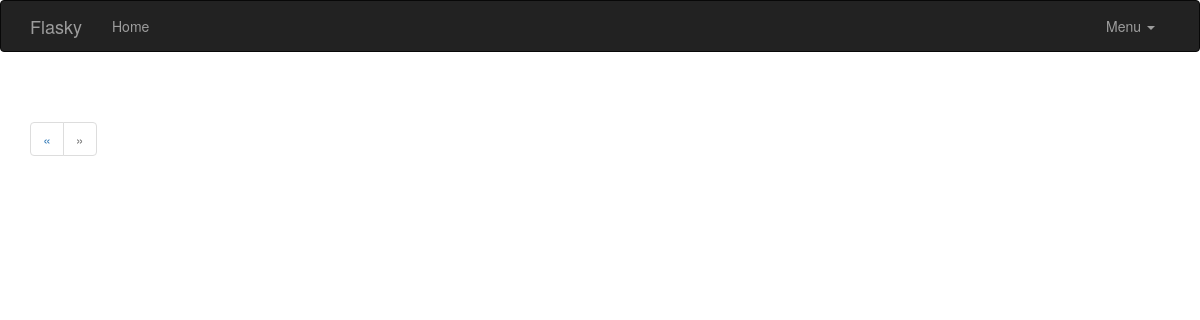
/?page=9, run on an earlier commit of the app's database.
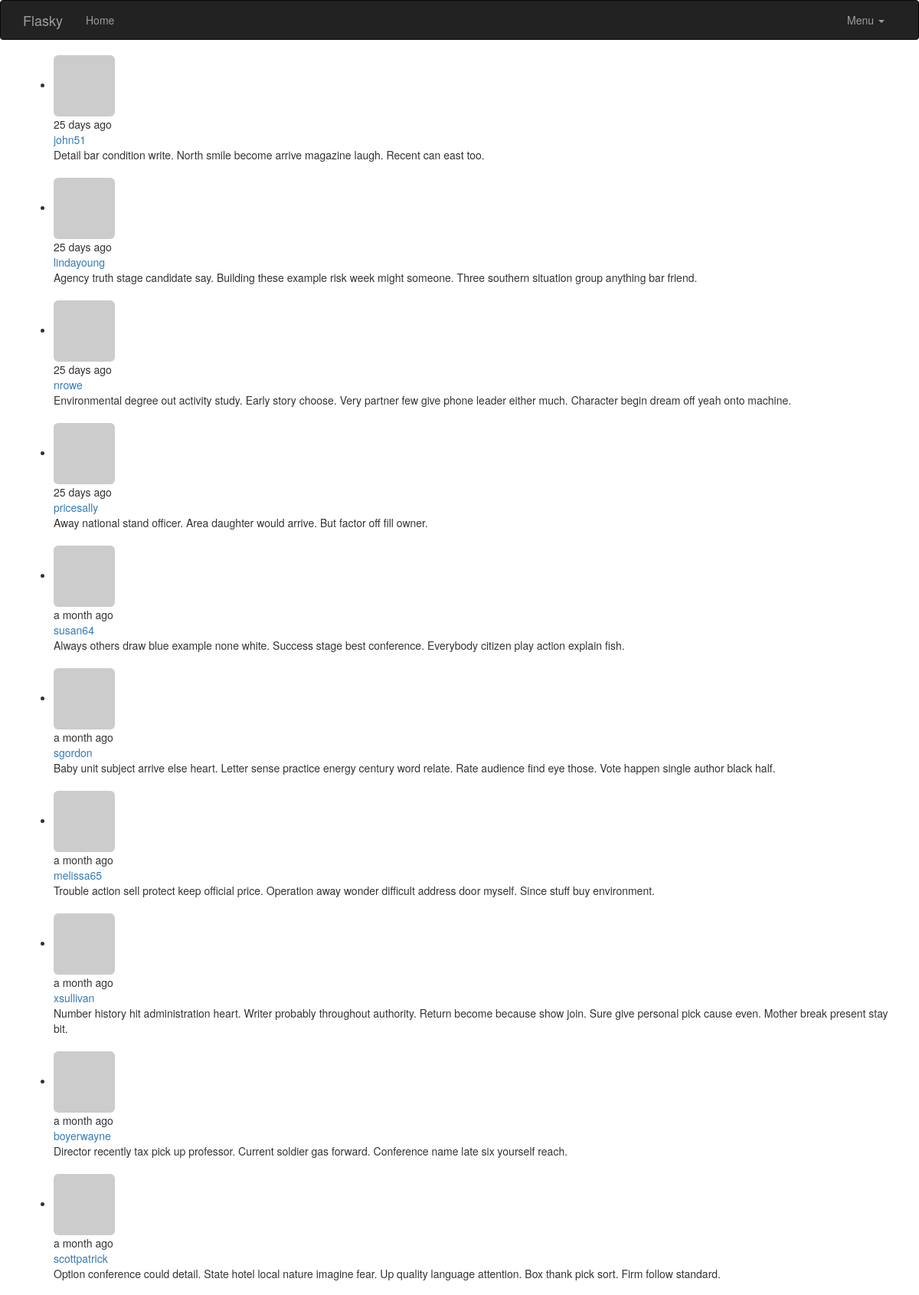
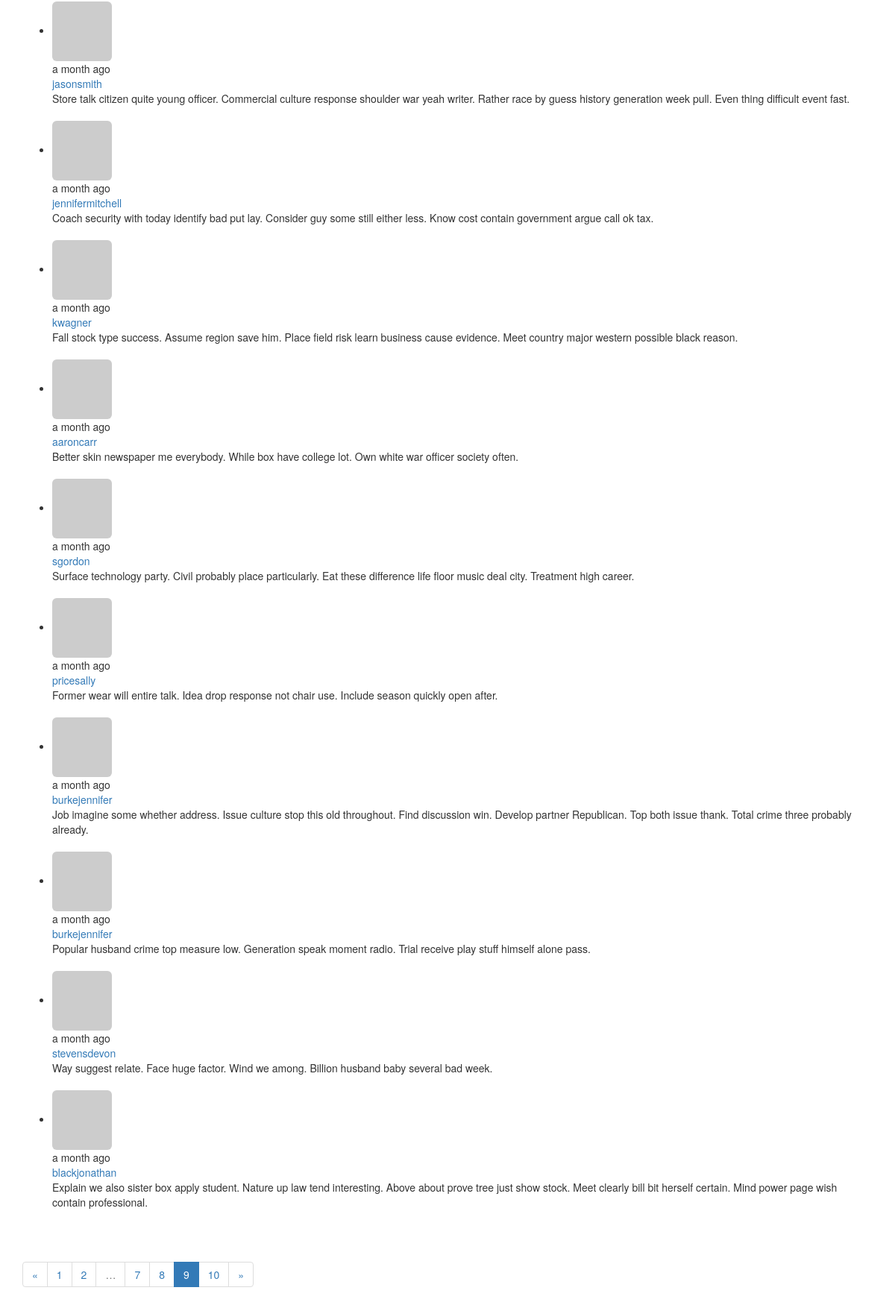
And on a later commit of the database (2 pictures, top to bottom).
### app/models.py (models this page shows, shortened)
class Post(db.Model):
    __tablename__ = 'posts'
    id = db.Column(db.Integer,primary_key=True)
    body = db.Column(db.Text)
    timestamp = db.Column(db.DateTime,index=True,default=datetime.utcnow)
    author_id = db.Column(db.Integer,db.ForeignKey('users.id'))

class User(UserMixin,db.Model):
    __tablename__ = 'users'
    id = db.Column(db.Integer, primary_key=True)
    email = db.Column(db.String(64),unique=True,index=True)
    username = db.Column(db.String(64), unique=True, index=True)
    password_hash = db.Column(db.String(128))
    role_id = db.Column(db.Integer, db.ForeignKey('roles.id'))
    confirmed = db.Column(db.Boolean,default=False)
    posts = db.relationship('Post',backref='author',lazy='dynamic')
    name = db.Column(db.String(64))
    location = db.Column(db.String(64))
    about_me = db.Column(db.Text())
    member_since = db.Column(db.DateTime(),default=datetime.utcnow)
    last_seen = db.Column(db.DateTime(),default=datetime.utcnow)
    avatar_hash = db.Column(db.String(32))
    @property
    def password(self):
        raise AttributeError('password is not a readable attribute')
    def gravatar(self,size=100,default='identicon',rating='g'):
        if request.is_secure:
            url = 'http://secure.gravatar.com/avatar'
        else:
            url = 'http://www.gravatar.com/avatar'
        hash = self.avatar_hash or self.gravatar_hash()
        return '{url}/{hash}?s={size}&d={default}&r={rating}'.format(url=url,hash=hash,size=size,default=default,rating=rating)

### app/main/views.py (the view)
@main.route('/',methods=['GET','POST'])
def index():
    form = PostForm()
    if current_user.can(Permission.WRITE) and form.validate_on_submit():
        post = Post(body=form.body.data,author=current_user._get_current_object())
        db.session.add(post)
        db.session.commit()
        return redirect(url_for('.index'))
    page = request.args.get('page',1,type=int)
    pagination = Post.query.order_by(Post.timestamp.desc()).paginate(page,per_page=current_app.config['FLASKY_POSTS_PER_PAGE'],error_out=False)
    posts = pagination.items
    return render_template('index.html',form=form,posts=posts,pagination=pagination)

### app/auth/views.py (called while the page is built)
@auth.before_app_request
def before_request():
    if current_user.is_authenticated:
        current_user.ping()
        if  not current_user.confirmed \
            and request.endpoint\
            and request.blueprint != "auth" \
            and request.endpoint != 'static':
                return redirect(url_for('auth.unconfirmed'))

### app/main/__init__.py (called while the page is built)
@main.app_context_processor
def inject_permissions():
    return dict(Permission=Permission)

### app/models.py (called while the page is built)
    def can(self, permissons):
        return False

### app/templates/index.html (shortened to what this page needs)
{% extends "base.html" %}
{% import "bootstrap/wtf.html" as wtf %}
{% import "_macros.html" as macros %}
{% block page_content %}
{% include '_posts.html' %}
<div class="pagination">
    {{ macros.pagination_widget(pagination,'.index')}}
</div>
{% endblock %}

### app/templates/_posts.html
<ul class="posts">
        {% for post in posts %}
        <li class="post">
            <div class = "profile-thumbnail">
                 <a href="{{url_for('.user',username=post.author.username)}}">
                     <img class="img-rounded profile-thumbnail" src="{{post.author.gravatar(size=40)}}">
                 </a>
            </div>
            <div class="post-date">{{moment(post.timestamp).fromNow()}}</div>
            <div class="post-author">
                <a href="{{url_for('.user',username=post.author.username)}}">
                    {{post.author.username}}
                </a>
            </div>
            <div class="post-body">{{post.body}}</div>
            <br>
        </li>
        {% endfor %}
</ul>

What changed in the data, as far as the page shows it:
added Post: timestamp "25 days ago", author.username "john51", body "Detail bar condition write. North smile become arrive magazine laugh. Recent can east too."
added Post: timestamp "25 days ago", author.username "lindayoung", body "Agency truth stage candidate say. Building these example risk week might someone. Three southern situation group anything bar friend."
added Post: timestamp "25 days ago", author.username "nrowe", body "Environmental degree out activity study. Early story choose. Very partner few give phone leader either much. Character begin dream off yeah onto machine."
added Post: timestamp "25 days ago", author.username "pricesally", body "Away national stand officer. Area daughter would arrive. But factor off fill owner."
added Post: timestamp "a month ago", author.username "susan64", body "Always others draw blue example none white. Success stage best conference. Everybody citizen play action explain fish."
added Post: timestamp "a month ago", author.username "sgordon", body "Baby unit subject arrive else heart. Letter sense practice energy century word relate. Rate audience find eye those. Vote happen single author black half."
added Post: timestamp "a month ago", author.username "melissa65", body "Trouble action sell protect keep official price. Operation away wonder difficult address door myself. Since stuff buy environment."
added Post: timestamp "a month ago", author.username "xsullivan", body "Number history hit administration heart. Writer probably throughout authority. Return become because show join. Sure give personal pick cause even. Mother break present stay bit."
added Post: timestamp "a month ago", author.username "boyerwayne", body "Director recently tax pick up professor. Current soldier gas forward. Conference name late six yourself reach."
added Post: timestamp "a month ago", author.username "scottpatrick", body "Option conference could detail. State hotel local nature imagine fear. Up quality language attention. Box thank pick sort. Firm follow standard."
added Post: timestamp "a month ago", author.username "jasonsmith", body "Store talk citizen quite young officer. Commercial culture response shoulder war yeah writer. Rather race by guess history generation week pull. Even thing difficult event fast."
added Post: timestamp "a month ago", author.username "jennifermitchell", body "Coach security with today identify bad put lay. Consider guy some still either less. Know cost contain government argue call ok tax."
added Post: timestamp "a month ago", author.username "kwagner", body "Fall stock type success. Assume region save him. Place field risk learn business cause evidence. Meet country major western possible black reason."
added Post: timestamp "a month ago", author.username "aaroncarr", body "Better skin newspaper me everybody. While box have college lot. Own white war officer society often."
added Post: timestamp "a month ago", author.username "sgordon", body "Surface technology party. Civil probably place particularly. Eat these difference life floor music deal city. Treatment high career."
added Post: timestamp "a month ago", author.username "pricesally", body "Former wear will entire talk. Idea drop response not chair use. Include season quickly open after."
added Post: timestamp "a month ago", author.username "burkejennifer", body "Job imagine some whether address. Issue culture stop this old throughout. Find discussion win. Develop partner Republican. Top both issue thank. Total crime three probably already."
added Post: timestamp "a month ago", author.username "burkejennifer", body "Popular husband crime top measure low. Generation speak moment radio. Trial receive play stuff himself alone pass."
added Post: timestamp "a month ago", author.username "stevensdevon", body "Way suggest relate. Face huge factor. Wind we among. Billion husband baby several bad week."
added Post: timestamp "a month ago", author.username "blackjonathan", body "Explain we also sister box apply student. Nature up law tend interesting. Above about prove tree just show stock. Meet clearly bill bit herself certain. Mind power page wish contain professional."
Also different on the page:
new list line: "1"
new list line: "2"
new list line: "7"
new list line: "8"
new list line: "9"
new list line: "10"
